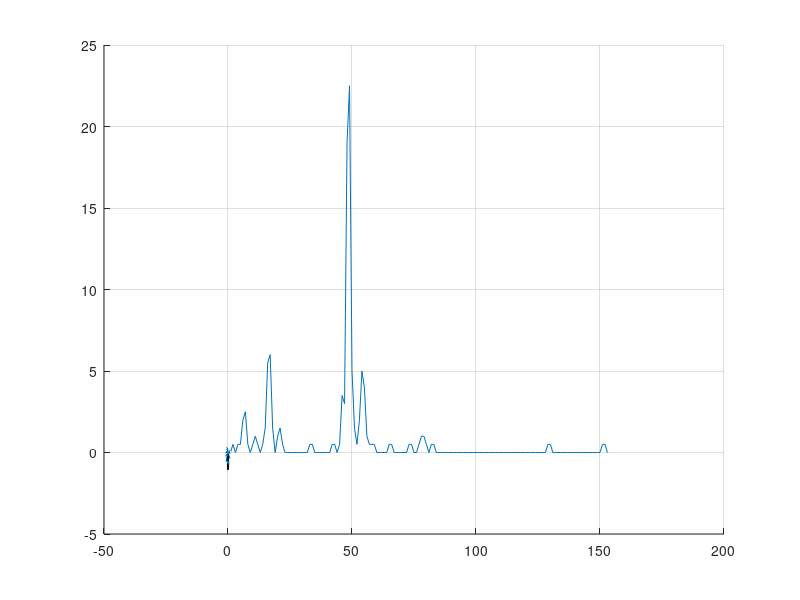

Write the MATLAB code that produced this figure.
clear, clc, close all

load('A_for_trip_5.mat');

frames = 5
max_matches = 500;
vector_time = zeros(max_matches,frames);

leng = length(A);

uu = A(:,1);
vv = A(:,2);
ww = A(:,3);
%         xx = F(:,1); yy = F(:,2); zz = F(:,3);
xx = zeros(leng,1);
yy = zeros(leng,1);
zz = zeros(leng,1);

hold on
quiver3(xx, yy, zz, uu, vv, ww);

%     theta_C = zeros(1,leng); theta_D = zeros(1,leng); theta_E =
%     zeros(1,leng);

%     for i = 1:leng
%         theta_C(i) = atan(A(i,1)/A(i,2)); theta_D(i) =
%         atan(A(i,2)/A(i,3)); theta_E(i) = atan(A(i,1)/A(i,3));
%     end

vector_count = zeros(leng,1);
trim_1 = 0.06;
trim_2 = trim_1;
trim_3 = trim_2;
m = 1;

for i = 1:leng % searching for matching vectors based on angle
    for j = 1:leng
        if i ~= j
            if corr(A(i,:)',A(j,:)') > 0.9
                
                vector_count(i,m) = j;
                m = m + 1;
            end
        end
    end    
    m = 1;
end

[i,width] = size(vector_count);

m = 1;
n = 0;
for i = 1:leng
    if vector_count(i,1) ~= 0
        for j = 1:width
            vector_count_2(m,j) = vector_count(i,j);
            if vector_count(i,j) ~= 0
                n = n + 1;
            end
        end
        vector_match(m,1) = i;
        matches(i,1) = n;
        n = 0;
        m = m + 1;
    end
end

[leng_2,width] = size(vector_count_2);

m = 1;
vector = zeros(1,5);

matches_cut = matches;
biggest_match = max(matches);
cut_off = 0.2*biggest_match;
for i = 1:length(matches);
    if matches(i,1) < cut_off
        matches_cut(i,1) = 0;
    end
end

m = 1;
for i = 1:length(matches_cut)
    if matches_cut(i,1) ~= 0
        main_vector(m,:) = A(i,:);
        m = m + 1;
    end
end
%
% leng_mid = length(main_vector);
% vector_count_3 = zeros(leng_mid,1);
% trim_1 = 0.1;
% trim_2 = trim_1;
% trim_3 = trim_2;
% m = 1;
% vectors = zeros(3,3);
%
%
% for i = 1:leng_mid % searching for matching vectors based on correclation
%     for j = 1:3
%         if i ~= j
%             if corr(vectors(j,:)',main_vector(i,:)') > 0.8
%                 vectors_to_sum_3(m,:) = main_vector(j,:);
%                 m = m + 1;
%             end
%         end
%     end
%
%     m = 1;
% end
% vector_count_3

% [i,width_2] = size(vector_count_2);
%
% m = 1;
% n = 0;
% for i = 1:leng_mid
%     if vector_count_2(i,1) ~= 0
%         for j = 1:width_2
%             vector_count_2(m,j) = vector_count_2(i,j);
%             if vector_count_2(i,j) ~= 0
%                 n = n + 1;
%             end
%         end
%         vector_match_2(m,1) = i;
%         matches_2(i,1) = n;
%         n = 0;
%         m = m + 1;
%     end
% end
%
% matches_cut_2 = matches_2;
% biggest_match_2 = max(matches_2);
% cut_off_2 = 0.8*biggest_match;
% for i = 1:length(matches_2);
%     if matches_2(i,1) < cut_off_2
%         matches_cut_2(i,1) = 0;
%     end
% end

% m = 1;
% for i = 1:length(matches_cut_2)
%     if matches_cut_2(i,1) ~= 0
%         main_vector_mid(m,:) = main_vector(i,:);
%         m = m + 1;
%     end
% end




for i = 1:length(main_vector(:,1))
    for j = 1:3
        u(i,j) = main_vector(i,j)*1.2;
    end
end
% for i = 1:length(main_vector_mid(:,1))
%     for j = 1:3
%         y(i,j) = main_vector_mid(i,j)*1.4;
%     end
% end

mm = zeros(length(u(:,1)),1);
% nn = zeros(length(y(:,1)),1);

quiver3(mm, mm, mm, u(:,1), u(:,2), u(:,3),'black');
% quiver3(nn, nn, nn, y(:,1), y(:,2), y(:,3),'red');
grid on

%
% vector_count_2
close all

matches_sorted = sort(matches);
deltax = 1;
for i = 2:deltax:length(matches_sorted)-1
    f(i) = [matches_sorted(i+deltax) - matches_sorted(i-deltax)] / (2*deltax);
end


plot(f)




